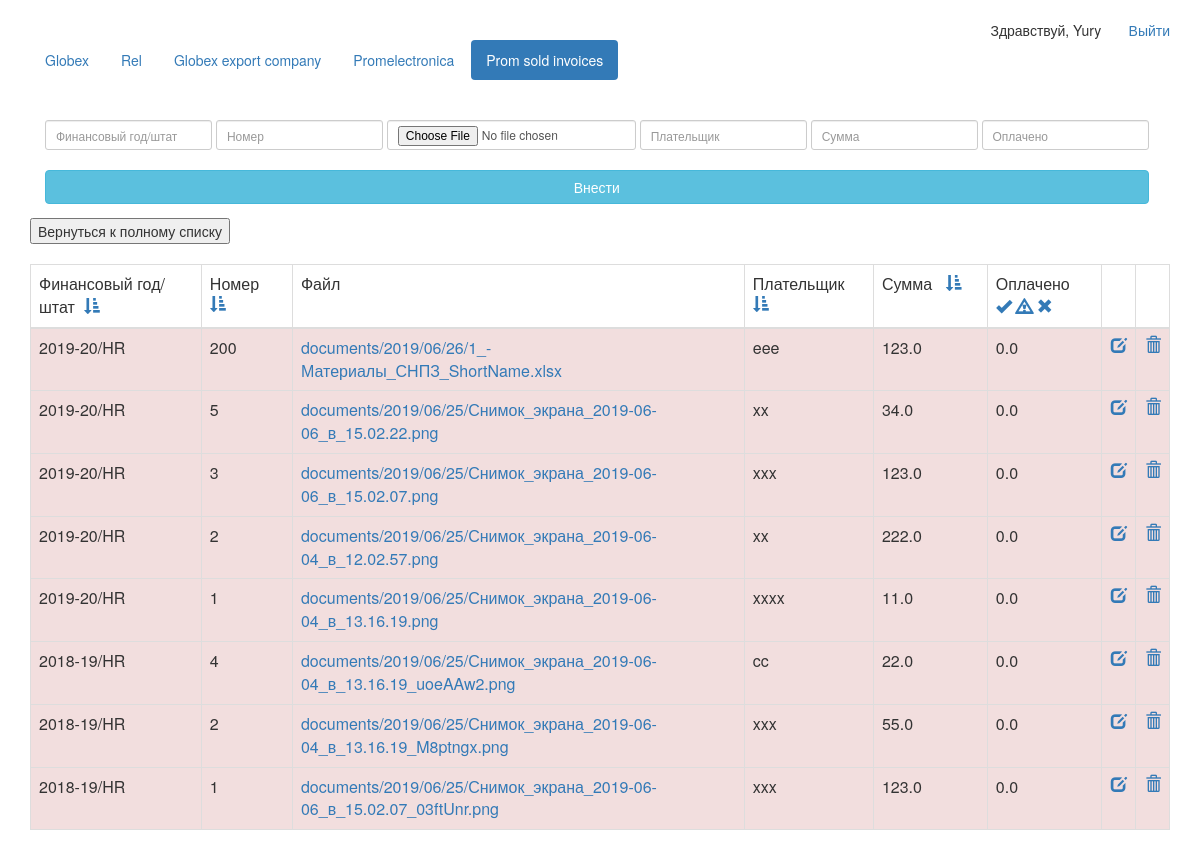
The page /promsoldinvoices/ (signed in) on the database as committed earlier.
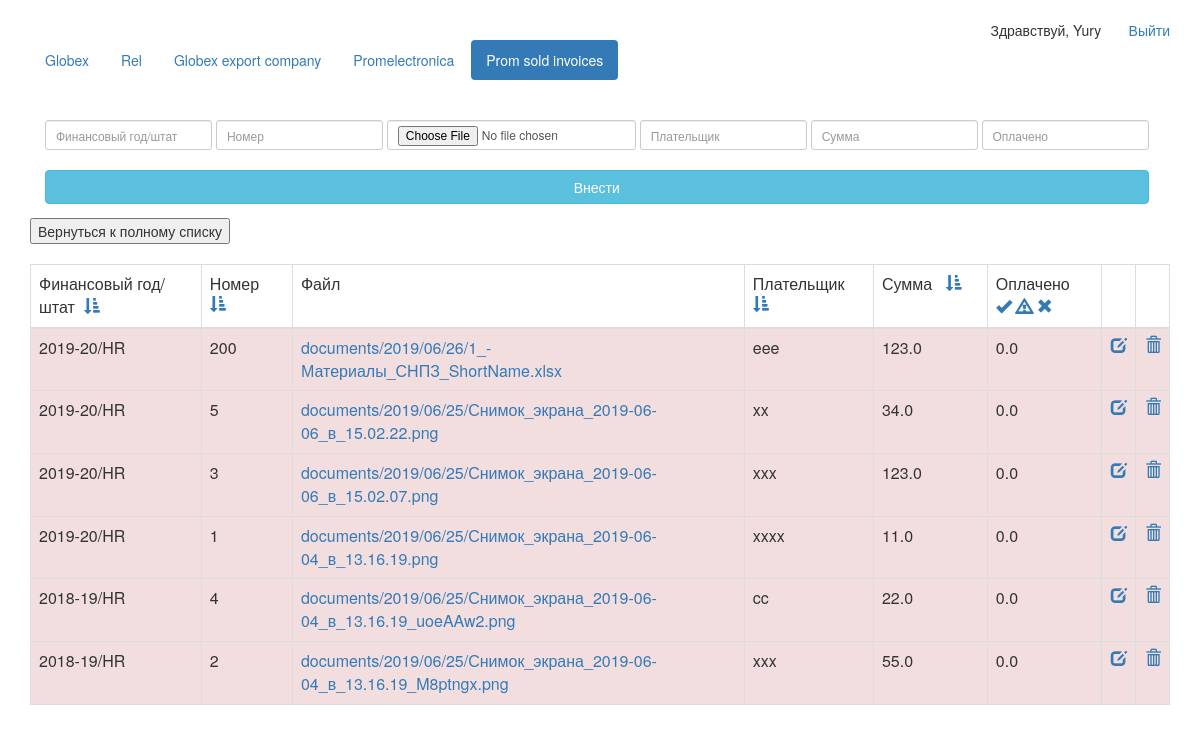
The same page on the database as committed later.
### desk/models.py (models this page shows, shortened)
class FinancialOperation(models.Model):
    positionNumberPromSold = models.TextField(max_length=50, default='')
    positionNumber = models.BigIntegerField()
    whoPayed = models.TextField(max_length=1000)
    fileLink = models.FileField(upload_to='documents/%Y/%m/%d', blank=True)
    datetime = models.DateTimeField(u'Дата')
    amount = models.FloatField(u'Сумма')
    alreadyPayed = models.FloatField(u'Оплачено')
    isClosed = models.BooleanField(u'Полностью оплачено')
    company = models.IntegerField(u'Компания')

### desk/views.py (the view, shortened to what this page needs)
# urls.py: url(r'^promsoldinvoices/$', PromsoldinvoicesView.as_view(), name='PromsoldinvoicesView'),
class PromsoldinvoicesView(ListView):
    template_name = "desk/operations_prom_sold_invoices.html"
    sort = {}
    def get_context_data(self, **kwargs):
        context = super(PromsoldinvoicesView, self).get_context_data(**kwargs)
        return context
    def get_queryset(self):
        if "field" in self.request.GET and "order" in self.request.GET:
            sort_order = self.request.GET["order"]
            sort_field = self.request.GET["field"]
            self.sort = {"field": sort_field, "order": sort_order}
            result_sort_order_sign = ""
            if sort_order == "asc":
                result_sort_order_sign += ""
            else:
                result_sort_order_sign = "-"
            result_sort_expr = "{}{}".format(result_sort_order_sign, sort_field)
            if sort_field != "alreadyPayed":
                queryset = FinancialOperation.objects.filter(company=4
                                                             ).order_by(result_sort_expr, '-positionNumberPromSold',
                                                                        '-positionNumber')
            else:
                if "grouping" in self.request.GET:
                    ex_field = self.request.GET["grouping"]
                else:
                    ex_field = "-positionNumberPromSold"
                ex_field_sort_expr = "{}".format(ex_field)
                if sort_order == "1":
                    queryset = FinancialOperation.objects.filter(company=4).filter(
                        alreadyPayed=0.0).order_by(ex_field_sort_expr)
                if sort_order == "2":
                    queryset = FinancialOperation.objects.filter(company=4).filter(
                        alreadyPayed__gt=0.0).exclude(alreadyPayed=F("amount")).order_by(ex_field_sort_expr)
                if sort_order == "3":
                    queryset = FinancialOperation.objects.filter(company=4).filter(
                        alreadyPayed=F("amount")).order_by(ex_field_sort_expr)
        else:
            queryset = FinancialOperation.objects.filter(company=4
                                                         ).order_by('-positionNumberPromSold', '-positionNumber')
        return queryset

### desk/templatetags/has_group.py (called while the page is built)
@register.filter(name='in_group')
def in_group(user, group_name):
    group = Group.objects.get(name=group_name)
    return True if group in user.groups.all() else False

### desk/templates/desk/operations_prom_sold_invoices.html (shortened to what the changed rows need)
{% extends "desk/main.html" %}
{% load has_group %}
{% block content %}
{% if user.is_authenticated %}
<br />
<br />
{% if user|in_group:"readers_promsoldinvoices" %}
<div id="operations">
<br />
<table class="table table-hover table-bordered">
    <thead>
        <tr>
            <td width="15%">Финансовый год/штат&nbsp;
                {% if field == "positionNumberPromSold" %}
                    {% if order == "asc" %}
                        <a href="/promsoldinvoices/?field=positionNumberPromSold&order=desc">
                            <span style="color:red;">
                                <span class="glyphicon glyphicon-sort-by-attributes"></span>
                    {% else %}
                        <a href="/promsoldinvoices/?field=positionNumberPromSold&order=asc">
                            <span style="color:red;">
                                <span class="glyphicon glyphicon-sort-by-attributes-alt"></span>
                    {% endif %}
                    </span>
                    </a>
                {% else %}
                    <a href="/promsoldinvoices/?field=positionNumberPromSold&order=asc">
                {% endif %}
                </a>
            </td>
            <td width="8%">Номер&nbsp;
                {% if field == "positionNumber" %}
                    {% if order == "asc" %}
                        <a href="/promsoldinvoices/?field=positionNumber&order=desc">
                            <span style="color:red;">
                                <span class="glyphicon glyphicon-sort-by-attributes"></span>
                    {% else %}
                        <a href="/promsoldinvoices/?field=positionNumber&order=asc">
                            <span style="color:red;">
                                <span class="glyphicon glyphicon-sort-by-attributes-alt"></span>
                    {% endif %}
                    </span>
                    </a>
                {% else %}
                    <a href="/promsoldinvoices/?field=positionNumber&order=asc">
                {% endif %}
                </a>
            </td>
            <td>Файл</td>
            <td>Плательщик&nbsp;&nbsp;
                {% if field == "whoPayed" %}
                    {% if order == "asc" %}
                        <a href="/promsoldinvoices/?field=whoPayed&order=desc">
                            <span style="color:red;">
                                <span class="glyphicon glyphicon-sort-by-attributes"></span>
                    {% else %}
                        <a href="/promsoldinvoices/?field=whoPayed&order=asc">
                            <span style="color:red;">
                                <span class="glyphicon glyphicon-sort-by-attributes-alt"></span>
                    {% endif %}
                    </span>
                    </a>
                {% else %}
                    <a href="/promsoldinvoices/?field=whoPayed&order=asc">
                {% endif %}
                </a>
            </td>
            <td width="10%">Сумма&nbsp;&nbsp;
                {% if field == "amount" %}
                    {% if order == "asc" %}
                        <a href="/promsoldinvoices/?field=amount&order=desc">
                            <span style="color:red;">
                                <span class="glyphicon glyphicon-sort-by-attributes"></span>
                    {% else %}
                        <a href="/promsoldinvoices/?field=amount&order=asc">
                            <span style="color:red;">
                                <span class="glyphicon glyphicon-sort-by-attributes-alt"></span>
                    {% endif %}
                    </span>
                    </a>
                {% else %}
                    <a href="/promsoldinvoices/?field=amount&order=asc">
                {% endif %}
                </a>
            </td>
            <td width="10%">Оплачено<br/>
                    {% if field == "alreadyPayed" and order == "3" %}
                    <a href="/promsoldinvoices/?field=alreadyPayed&order=3">
                            <span style="color:red;">
                                <span class="glyphicon glyphicon-ok"></span>
                            </span>
                    {% else %}
                        <a href="/promsoldinvoices/?field=alreadyPayed&order=3">
                    {% endif %}
                    </a>
                    <a href="/promsoldinvoices/?field=alreadyPayed&order=2">
                    </a>
                    {% if field == "alreadyPayed" and order == "1" %}
                        <a href="/promsoldinvoices/?field=alreadyPayed&order=1">
                            <span style="color:red;">
                                <span class="glyphicon glyphicon-remove"></span>
                            </span>
                    {% else %}
                        <a href="/promsoldinvoices/?field=alreadyPayed&order=1">
                    {% endif %}
                    </a>
            </td>
            <td width="3%">&nbsp;</td>
            <td width="3%">&nbsp;</td>
        </tr>
    </thead>
    <tbody>
    {% for op in object_list %}
        {% if op.isClosed == 1 %}
            <tr class="success">
        {% else %}
            <tr class="danger">
        {% endif %}
        <td> {{ op.positionNumberPromSold }}</td>
        <td> {{ op.positionNumber }}</td>
        <td> <a href="/media/{{ op.fileLink }}">{{ op.fileLink }}</a> </td>
        <td> {{ op.whoPayed }} </td>
        <td> {{ op.amount }} </td>
        <td> {{ op.alreadyPayed }} </td>
        <td width="3%" style="text-align:right;">
            {% if op.isClosed == 0 %}
                {% if user|in_group:"editors_promsoldinvoices" %}
                    <a title="Редактировать" href="" data-toggle="modal" data-target="#editModal"
                        data-opnumber="{{ op.positionNumber }}"
                      data-opnumbersold="{{ op.positionNumberPromSold }}"
                        data-oppayer="{{ op.whoPayed }}"
                        data-opamount="{{ op.amount }}"
                        data-opalreadypayed="{{ op.alreadyPayed }}"
                        data-opid="{{ op.id }}"
                        data-opcompany="{{ op.company}}"
                    ><span class="glyphicon glyphicon-edit"></span> </a>
                {% endif %}
            {% endif %}
        </td>
        <td width="3%" style="text-align:right;">
            {% if user|in_group:"removers_promsold" %}
                <a title="Удалить" href="#"
                data-href="/promsoldinvoices/remove/?id={{op.id}}" data-toggle="modal" data-target="#confirm-delete"
                >
                    <span class="glyphicon glyphicon-trash"></span>
                </a>
            {% endif %}
        </td>
    </tr>
{% empty %}
    <p>Нет данных</p>
{% endfor %}
    </tbody>
    </table>
    </div>
{% endif %}
{% endif %}
{% endblock %}

Rows that differ between the two databases and show on the page:
removed FinancialOperation: positionNumberPromSold "2019-20/HR", positionNumber "2", fileLink "documents/2019/06/25/Снимок_экрана_2019-06-04_в_12.02.57.png", whoPayed "xx", amount "222.0", alreadyPayed "0.0"
removed FinancialOperation: positionNumberPromSold "2018-19/HR", positionNumber "1", fileLink "documents/2019/06/25/Снимок_экрана_2019-06-06_в_15.02.07_03ftUnr.png", whoPayed "xxx", amount "123.0", alreadyPayed "0.0"
